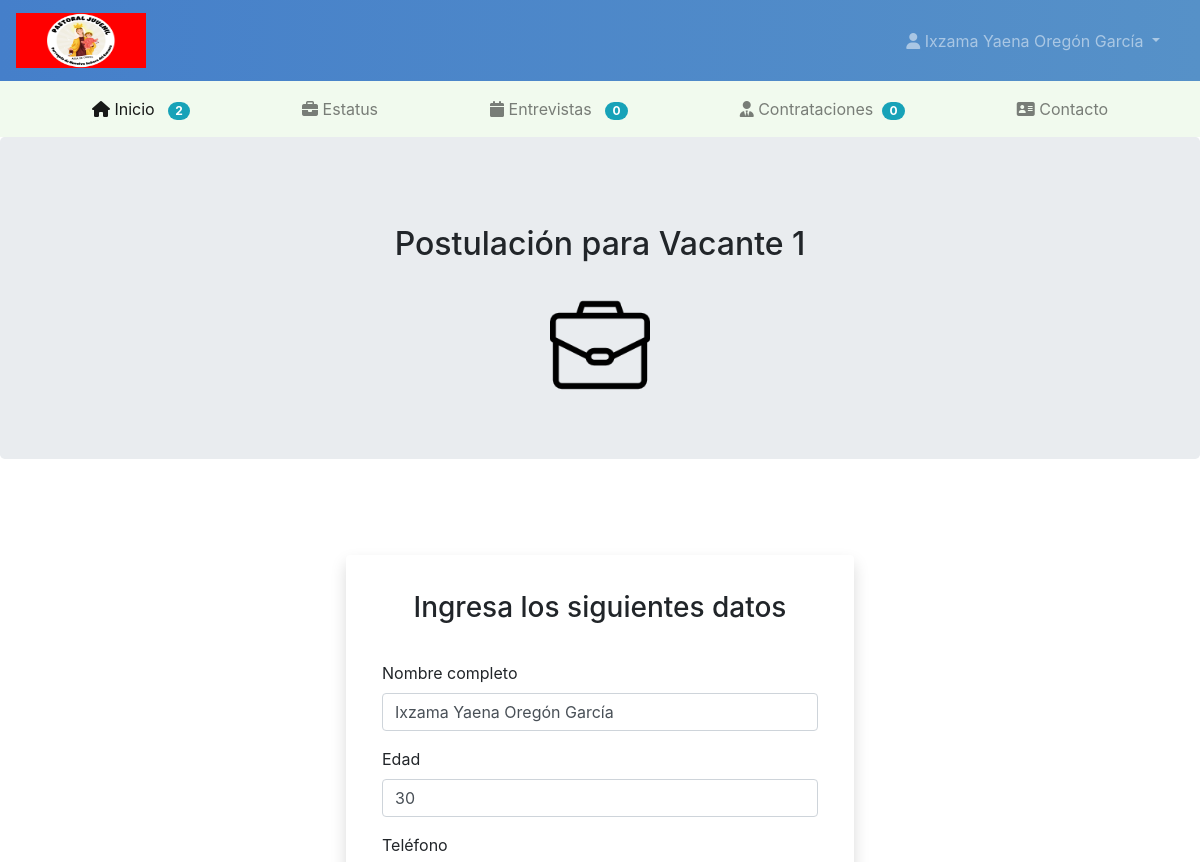
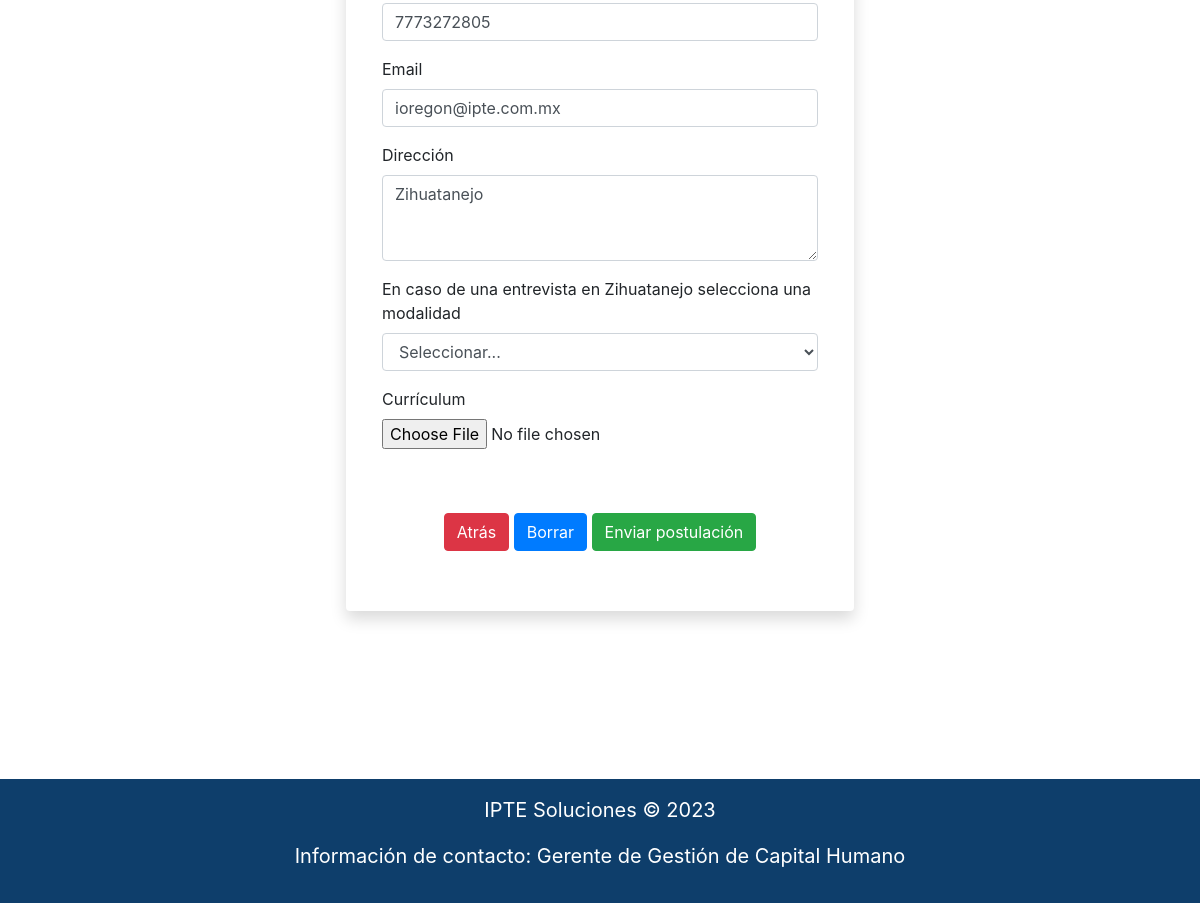
/postulante/postulacion.php?id=1 (signed in), run on the app's committed database (2 pictures, top to bottom).
### tables this page shows
CREATE TABLE `vacante` (
  `id_vacante` int(11) NOT NULL,
  `puesto_vacante` varchar(100) NOT NULL,
  `descripcion_vacante` varchar(200) NOT NULL,
  `perfil_vacante` varchar(1000) NOT NULL,
  `sueldo_vacante` int(5) NOT NULL,
  `ubicacion_vacante` varchar(80) NOT NULL,
  `modalidad_vacante` varchar(25) NOT NULL,
  `modalidad_entrevista` varchar(20) NOT NULL,
  `comentarios_vacante` varchar(1000) DEFAULT NULL,
  `fecha_vacante` date NOT NULL,
  `activo_vacante` int(2) NOT NULL
);

CREATE TABLE `usuarios` (
  `id` int(10) NOT NULL,
  `nombre` varchar(60) NOT NULL,
  `email` varchar(50) NOT NULL,
  `password` varchar(100) NOT NULL,
  `telefono` varchar(15) NOT NULL,
  `edad` int(3) NOT NULL,
  `genero` varchar(10) NOT NULL,
  `direccion` varchar(60) NOT NULL,
  `image` longblob DEFAULT NULL,
  `puesto` varchar(50) DEFAULT NULL,
  `curriculum` varchar(100) DEFAULT NULL,
  `fecha_postulacion` date DEFAULT NULL,
  `estatus` varchar(40) DEFAULT NULL,
  `entrevista` varchar(10) DEFAULT NULL,
  `role` varchar(15) NOT NULL,
  `id_vacante` int(10) DEFAULT NULL,
  `activo` int(2) NOT NULL
);

### postulante/postulacion.php (the view, shortened to what this page needs)
<?php
  include_once('../config.php');
?>
<?php
  if($_GET['id']){
    $id_vacante = $_GET['id'];
    $sql = "SELECT * FROM vacante WHERE id_vacante = {$id_vacante}";
    $result = $con ->query($sql);
    $data = $result->fetch_assoc();
    $id_usuario = $_SESSION['ID'];
    $query = "SELECT * FROM usuarios WHERE id='$id_usuario' ";
  if($resultado = $con->query($query)){
    $row2 = $resultado->fetch_assoc();
  } else {
   printf("Error: %s\n", $con->error);
 }
?>
<!DOCTYPE html>
<html lang="es">
<head>
	<link rel="stylesheet" href="https://cdn.jsdelivr.net/npm/bootstrap@4.6.2/dist/css/bootstrap.min.css">
    <link rel="stylesheet" href="https://cdnjs.cloudflare.com/ajax/libs/font-awesome/6.2.0/css/all.min.css" />
</head>
<body>
  <div class="sticky-top">
  <nav class="navbar sticky-top navbar-expand-lg navbar-dark" id="nav">
    <a class="navbar-brand" href="home.php">
    <img src="../img/logo.png" width="130" height="55" class="d-inline-block align-top" alt="IPTE">
  </a>
    <div class="collapse navbar-collapse" id="navbarSupportedContent">
      <ul class="navbar-nav ml-auto">
         <li class="nav-item dropdown mr-3">
          <a class="nav-link dropdown-toggle" href="#" role="button" data-toggle="dropdown" aria-expanded="false"><i class="fa-solid fa-user"></i> <?php echo ucwords($_SESSION['NAME']); ?>
          </a>
        </li>
      </ul>
    </div>
  </nav>
  <nav class="navbar navbar-expand-lg navbar-light" style="background-color: #f1faee;color:#7CE2FC">
  <div class="collapse navbar-collapse" id="navbarSupportedContent">
    <ul class="navbar-nav ml-auto mr-auto">
      <li class="nav-item active ml-5 mr-5">
          <a class="nav-link" href="home.php"><i class="fa-solid fa-house"></i> <span class="sr-only">(current)</span>Inicio
          &nbsp;&nbsp;<span class="badge badge-pill badge-info"><?php
                      $query = "SELECT COUNT(id_vacante) as total FROM vacante WHERE activo_vacante = 1 ";
                            $result = $con -> query($query);
                            $row = $result->fetch_assoc();
                            echo "" . $row['total'] . "";
                        ?></span></a></a>
        </li>
         <li class="nav-item ml-5 mr-5">
         <a class="nav-link" href="estatus.php"><i class="fa-solid fa-briefcase"></i> Estatus</a>
         </li>
         <li class="nav-item ml-5 mr-5">
         <a class="nav-link" href="entrevistas.php"><i class="fa-solid fa-calendar"></i> Entrevistas
         &nbsp;&nbsp;<span class="badge badge-pill badge-info"><?php
         $id = $_SESSION['ID'];
                      $query = "SELECT COUNT(id_entrevista) as total FROM entrevistas WHERE activo_entrevista = 1 and (estatus_entrevista = 'Pendiente' or estatus_entrevista = 'Pendiente segunda etapa') and id_postulante='$id' ";
                            $result = $con -> query($query);
                            $row = $result->fetch_assoc();
                            echo "" . $row['total'] . "";
                        ?></span></a>
         </li>
         <li class="nav-item ml-5 mr-5">
         <a class="nav-link" href="contrataciones.php"><i class="fa-solid fa-user-tie"></i> Contrataciones&nbsp;&nbsp;<span class="badge badge-pill badge-info"><?php
         $id = $_SESSION['ID'];
                      $query = "SELECT COUNT(id) as total FROM contratacion WHERE id_postulante='$id' ";
                            $result = $con -> query($query);
                            $row = $result->fetch_assoc();
                            echo "" . $row['total'] . "";
                        ?></span></a></a>
         </li>
         <li class="nav-item ml-5 mr-5">
         <a class="nav-link" href="contacto.php"><i class="fa-solid fa-address-card"></i> Contacto</a>
         </li>
    </ul>
  </div>
</nav>
</div>
	<div class="jumbotron">
	    <br>
		<center><h2>Postulación para <?php echo $data['puesto_vacante']?></h2>
      <br>
    <img src="img/vacantes.png" class="rounded mx-auto d-block" alt="comida" style="width: 100px; height: 100px;"></center>
   </div>
   <div class="container">
    <div class="jumbotron" style="background-color: white;">
      <div class="row row-cols-1 row-cols-md-2 d-flex justify-content-center">
            <div class="col mb-4">
                <div class="card shadow p-3 mb-5 bg-white rounded" style="border: none">
                <div class="card-body">
                    <h3 class="card-title text-center">Ingresa los siguientes datos</h3>
                    <br>
                    <form action="php_action/realizar_postulacion.php" method="POST" enctype="multipart/form-data">
            <div class="form-group">
              <label for="nombre" class="disabledTextInput">Nombre completo</label>
              <input class="form-control" type="text" name="nombre" id="nombre" value="<?php echo $row2['nombre']?>" required/>
            </div>
            <div class="form-group">
              <label for="edad">Edad</label>
              <input type="number" min="18" max="70" name="edad" class="form-control" id="edad" value="<?php echo $row2['edad']?>" required/>
            </div>
            <div class="form-group">
              <label for="telefono">Teléfono</label>
              <input class="form-control" type="tel" name="telefono" id="telefono" value="<?php echo $row2['telefono']; ?>"/>
            </div>
            <div class="form-group">
              <label for="email">Email</label>
              <input class="form-control" type="email" name="email" id="email" value="<?php echo $row2['email']; ?>"/>
            </div>
            <div class="form-group">
              <label for="direccion">Dirección</label>
              <textarea class="form-control" name="direccion" id="direccion" value="<?php echo $row2['edad']?>" rows="3"><?php echo $row2['direccion']?></textarea>
            </div>
                            <?php
                              if ($data['modalidad_entrevista'] == 'Presencial y online'){ ?>
                                <div class="form-group">
                                <label for="entrevista">En caso de una entrevista en <?php echo $data['ubicacion_vacante'] ?> selecciona una modalidad</label>
                            <select name="entrevista" id="entrevista" class="form-control">
                                <option value="#">Seleccionar...</option>
                            </select>
                        </div>
                              <?php }
                            ?>
            <div class="form-group">
                          <label for="exampleForControlFile1">Currículum</label>
                          <input type="file" class="form-control-file" id="curriculum" name="curriculum" accept=".pdf" onchange="validar()" required/>
                        </div>
                            <br>
                            <br>
                            <div class="container-fluid text-center">
              <a href="home.php" class="btn btn-danger" role="button">Atrás</a>
              <button type="reset" class="btn btn-primary">Borrar</button>
              <button type="submit" class="btn btn-success">Enviar postulación</button>
                        <br>
                        <br>
                    </div>
                    </form>
                </div>
            </div>
        </div>
        </div>
      </div>
    </div>
    <footer class="page-footer font-small" style="background-color: #0E3E6B; ">
      <div class="footer-copyright text-center py-3 text-dark" style="font-size: 20px">
       <p style="color: white;"><a href="https://www.iptesoluciones.com/" style="color: #fff;">IPTE Soluciones &copy; 2023</a></p>
       <p style="color: white;">Información de contacto: <a style="color: white;" href="mailto: ioregon@ipte.com.mx">Gerente de Gestión de Capital Humano</a></p>
      </div>
    </footer>
</body>
</html>
<?php
  }
?>

### postulante/postulacion.php (style rules this page uses)
#nav { background: #457fca; background: -webkit-linear-gradient(to left, #5691c8, #457fca); background: linear-gradient(to left, #5691c8, #457fca); }

### data on the page
vacante: puesto_vacante "Vacante 1", ubicacion_vacante "Zihuatanejo"
usuarios: nombre "Ixzama Yaena Oregón García", edad "30", telefono "7773272805", email "ioregon@ipte.com.mx", direccion "Zihuatanejo"

### other printed values
$_SESSION['NAME'] "Ixzama Yaena Oregón García"
$row['total'] "2"
$row['total'] "0"
